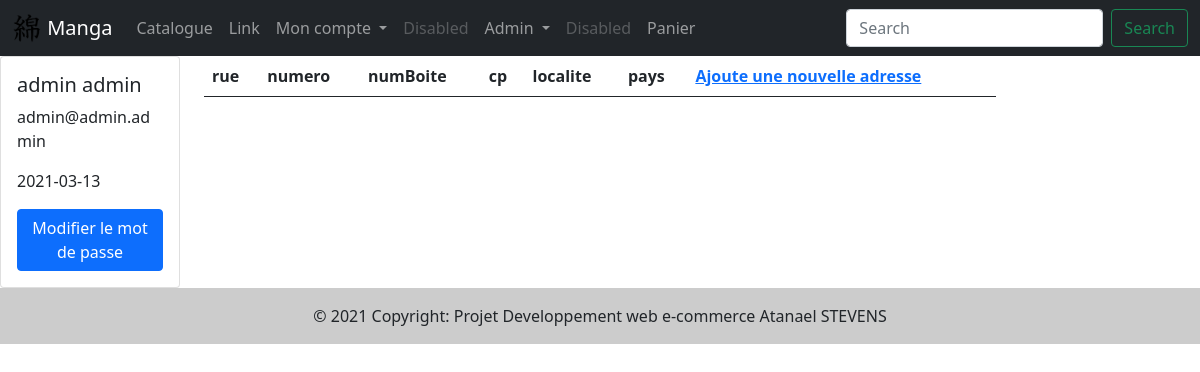
/projetWeb/profil (signed in), run on an earlier commit of the app's database.
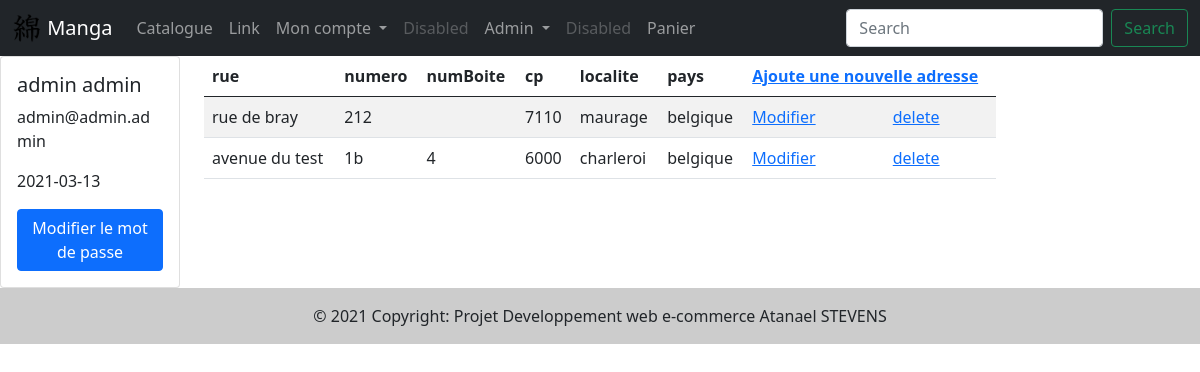
And on a later commit of the database.
### tables this page shows
CREATE TABLE IF NOT EXISTS addresse(
    id INTEGER PRIMARY KEY AUTO_INCREMENT,
    rue VARCHAR(255),
    numero VARCHAR(255),
    numBoite VARCHAR(255),
    cp VARCHAR(255),
    localite VARCHAR(255),
    pays VARCHAR(255),
    id_userdb INTEGER,
    del BOOLEAN,
    FOREIGN KEY (id_userdb)
	REFERENCES userDB(id) ON UPDATE CASCADE ON DELETE NO ACTION
);

### model/User.php (called while the page is built, shortened)
<?php
class User{
    private $id;
    private $nom;
    private $prenom;
    private $email;
    private $date_inscription;
    private $name_role;
    public function getNom()
    {
        return $this->nom;
    }
    public function getPrenom()
    {
        return $this->prenom;
    }
    public function getEmail()
    {
        return $this->email;
    }
    public function getDate_inscription()
    {
        return $this->date_inscription;
    }
    public function getName_role()
    {
        return $this->name_role;
    }
    public function getId()
    {
        return $this->id;
    }
    }

### model/Connection.php (called while the page is built)
<?php
class Connection {
    public static function getPDO():PDO
    {
         return new PDO(DBDSN,DBUSERNAME,DBPASSWORD,[
            PDO::ATTR_ERRMODE=>PDO::ERRMODE_EXCEPTION
        ]);
    }
}

### model/Sql.php (called while the page is built, shortened)
<?php
abstract class Sql{
    public function __construct(){
        $this->pdo = Connection::getPDO();
    }
}

### model/SqlNotObject.php (called while the page is built, shortened)
<?php
class SqlnotObject extends Sql{
    public function selectAddresse($id,$isid){
        $sql="select rue,numero,numBoite,cp,localite,pays,id from addresse where del=true";
        if($isid){
           $sql.=" and id=:id";
        }else{
            $sql.=" and id_userdb=:id";
        }
        $query=$this->pdo->prepare($sql);
        $query->execute(array('id'=>$id));
        $result=$query->fetchall();
        return $result;
    }
}

### view/profil.php (the view, shortened to what this page needs)
<div class="row">
<div class="col-sm-2">
    <div class="card" >
        <div class="card-body">
            <h5 class="card-title"><?=$_SESSION['user']->getNom()?> <?=$_SESSION['user']->getPrenom()?></h5>
            <p class="card-text"><?=$_SESSION['user']->getEmail()?></p>
            <p class="card-text"><?=$_SESSION['user']->getDate_inscription()?></p>
            <a href="<?=REQ_TYPE?>/mdp" class="btn btn-primary">Modifier le mot de passe</a>
        </div>
    </div>
</div>
    <div class="col-sm-8">
        <table class="table table-striped">
            <thead>
                <tr>
                    <th scope="col">rue</th>
                    <th scope="col">numero</th>
                    <th scope="col">numBoite</th>
                    <th scope="col">cp</th>
                    <th scope="col">localite</th>
                    <th scope="col">pays</th>
                    <th  colspan="2"><a href="<?=REQ_TYPE?>/insert">Ajoute une nouvelle adresse</a></th>
                </tr>
            </thead>
            <tbody>
            <?php foreach($addresses as $addresse): ?>
            <td><?= $addresse[0]?></td>
            <td><?= $addresse[1]?></td>
            <td><?= $addresse[2]?></td>
            <td><?= $addresse[3]?></td>
            <td><?= $addresse[4]?></td>
            <td><?= $addresse[5]?></td>
            <td><a href="<?=REQ_TYPE?>/update/<?=$addresse[6]?>">Modifier</a></td>
            <td><a href="<?=REQ_TYPE?>/delete/<?=$addresse[6]?>">delete</a></td>
    <?php endforeach ?>
            </tbody>
        </table>
    </div>
<div class="col-sm-2"></div>
</div>

### index.php (shortened to what this page needs)
<?php
require_once("model/User.php");
require_once("model/Connection.php");
require_once('model/Sql.php');
$file = 'control/'.REQ_TYPE.'.php';
if(file_exists($file)){
    require $file;
}
else {
    include('view/header.php');
    require 'view/404.php';
    include('view/footer.php');
}
?>

### control/profil.php (shortened to what this page needs)
<?php
require_once('model/SqlnotObject.php');
if(!empty($_SESSION['user'])){
    if(REQ_TYPE_ID=="insert"&&!empty($_POST['rue'])&&!empty($_POST['numero'])&&!empty($_POST['cp'])&&!empty($_POST['pays'])&&!empty($_POST['localite']) ){
        $sqlNotObect=new SqlnotObject();
        if(!empty($_POST['numBoite'])){
            $sqlNotObect->insertAddresse($_POST['rue'],$_POST['numero'],$_POST['cp'],$_POST['localite'],$_POST['pays'],$_SESSION['user']->getId(),$_POST['numBoite']);
        }else{
            $sqlNotObect->insertAddresse($_POST['rue'],$_POST['numero'],$_POST['cp'],$_POST['localite'],$_POST['pays'],$_SESSION['user']->getId());
        }
        header('Location: '.ROOT_PATH.'profil');
    }else if(REQ_TYPE_ID=="insert"){
        include('view/header.php');
        include('view/insertAdresse.php');
    }else if(REQ_TYPE_ID=="mdp"){
        include('view/header.php');
        include('view/modifierMdp.php');
        }else if(REQ_TYPE_ID=="update"){
        $sqlNotObect=new SqlnotObject();
        $adresse=$sqlNotObect->selectAddresse(REQ_ACTION,true);
        include('view/header.php');
        include('view/updateAdresse.php');
    }else if(REQ_TYPE_ID=="delete"){
        $sqlNotObect=new SqlnotObject();
        $adresse=$sqlNotObect->sqlDeleteAddresse(REQ_ACTION);
        header('Location: '.ROOT_PATH.'profil');
    }else if(REQ_TYPE) {
        $sqlNotObect=new SqlnotObject();
        $addresses=$sqlNotObect->selectAddresse($_SESSION['user']->getId(),false);
        include('view/header.php');
        include('view/profil.php');
    }
}else{
    include('view/header.php');
    include("view/404.php");
} include('view/footer.php');

### view/header.php (shortened to what this page needs)
<!DOCTYPE html>
<html lang="fr">
<head>
   <link rel="stylesheet" href="/<?=RACINE?>/public/bootstrap.css">
    <link rel="stylesheet" href="/<?=RACINE?>/public/style.css">
  </head>
<body>
    <nav class="navbar navbar-expand-lg navbar-dark bg-dark">
  <div class="container-fluid">
  <a class="navbar-brand" href="<?=ROOT_PATH?>">
        <img src="/<?=RACINE?>/img/logo.png" width="30" height="30" class="d-inline-block align-top" alt="">
            Manga
        </a>
    <div class="collapse navbar-collapse" id="navbarSupportedContent">
      <ul class="navbar-nav me-auto mb-2 mb-lg-0">
        <li class="nav-item">
            <a class="nav-link" href="<?=ROOT_PATH?>manga">Catalogue</a>
        </li>
        <li class="nav-item">
          <a class="nav-link" href="#">Link</a>
        </li>
        <li class="nav-item dropdown">
          <a class="nav-link dropdown-toggle" href="#" id="navbarDropdown" role="button" data-bs-toggle="dropdown" aria-expanded="false">
            Mon compte
          </a>
        </li>
        <li class="nav-item">
          <a class="nav-link disabled" href="#" tabindex="-1" aria-disabled="true">Disabled</a>
        </li>
        <?php if(isset($_SESSION['user']) &&  strcmp($_SESSION['user']->getName_role(),'admin')!==1):?>
        <li class="nav-item dropdown">
          <a class="nav-link dropdown-toggle" href="#" id="navbarDropdown" role="button" data-bs-toggle="dropdown" aria-expanded="false">
           Admin
          </a>
        </li>
        <?php endif?>
        <li class="nav-item">
          <a class="nav-link disabled" href="#" tabindex="-1" aria-disabled="true">Disabled</a>
        </li>
        <li class="nav-item">
          <a class="nav-link" href="<?=ROOT_PATH?>panier">Panier</a>
        </li>
      </ul>
      <form class="d-flex" id="search">
        <input class="form-control me-2" id="p" name="p"  type="text" placeholder="Search" aria-label="Search">
        <button type="submit" class="btn btn-outline-success" data-toggle="modal" data-target="#exampleModalCenter">
        Search
        </button>
</form>
    </div>
  </div>
</nav>

### view/footer.php
<footer>
<div class="text-center p-3" style="background-color: rgba(0, 0, 0, 0.2);">
    © 2021 Copyright:
        Projet Developpement web e-commerce Atanael STEVENS
  </div>
</footer>
</body>
</html>

What changed in the data, as far as the page shows it:
now on this page (row edited): addresse: rue "rue de bray", numero "212", cp "7110", localite "maurage", pays "belgique"
now on this page (row edited): addresse: rue "avenue du test", numero "1b", numBoite "4", cp "6000", localite "charleroi", pays "belgique"
